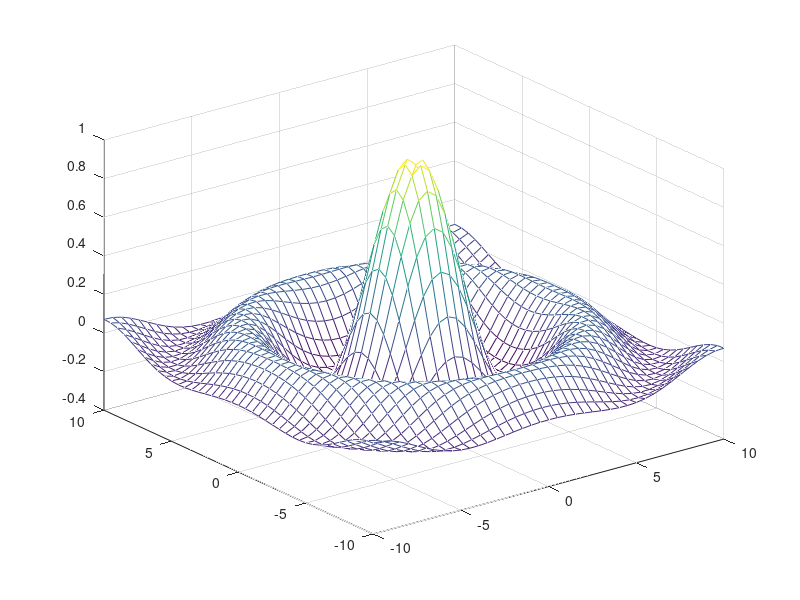
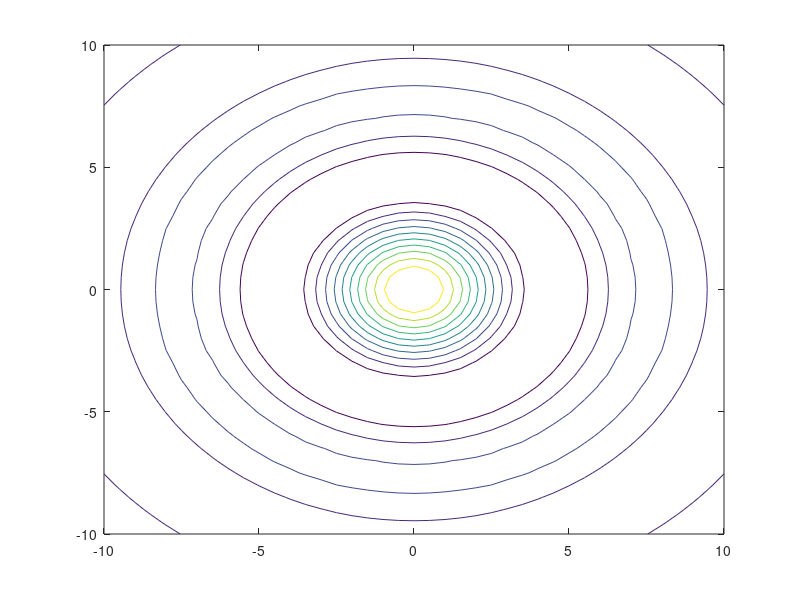

MATLAB code to generate these figures, in order:
x = -10:0.5:10;
y = -10:0.5:10;
[X,Y] = meshgrid(x,y);
Z = sin(sqrt(X.^2+Y.^2))./sqrt(X.^2+Y.^2);

figure(1)
mesh(X,Y,Z)

figure(2)
contour(X,Y,Z)